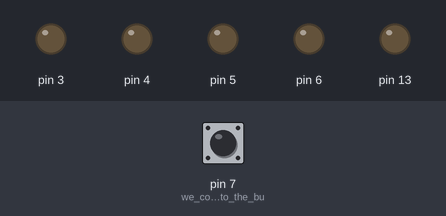
This sketch was run on a simulated Arduino Uno, built with avr-gcc and run on an emulated ATmega328P. Parts: output pins drawn as LEDs (lit = HIGH). Dashed ring = blinking. The inputs (shaded band) are chosen by the test bench; at power-on: pin 7 (we_connect_this_to_the_bu) HIGH. What the sketch prints to the serial monitor is not drawn.

Above: at 1.2 s.
1.3 s: pin 7 (we_connect_this_to_the_bu) pulled LOW for 0.15 s
At 2.7 s:
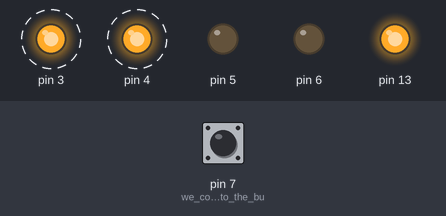
4.3 s: pin 7 (we_connect_this_to_the_bu) pulled LOW for 3.2 s
At 9.7 s:
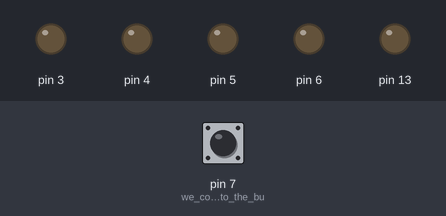
9.8 s: pin 7 (we_connect_this_to_the_bu) pulled LOW for 1 s
At 12.2 s:
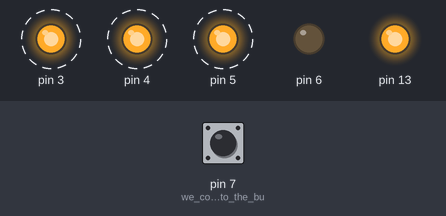
Timing chart, 0 to 15.3 s (numbered marks = the images above; inputs shaded):
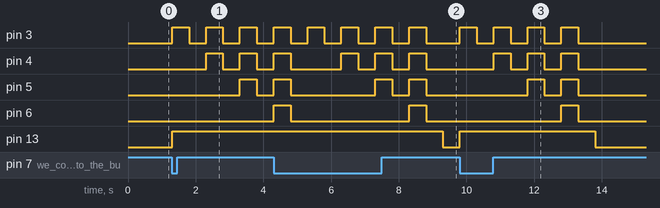

Measured:
- after the input at 1.3 s, pin 3: alternates HIGH for 0.50 s and LOW for 0.50 s, starting at once; pin 4: alternates HIGH for 0.50 s and LOW for 0.50 s, starting after 1.0 s; pin 5: LOW → HIGH after 2.0 s, → LOW 0.50 s later; pin 13: LOW → HIGH at once
- after the input at 4.3 s, pin 13: HIGH → LOW after 5.0 s instead of 1.0 s
- after the input at 9.8 s, pin 3: alternates HIGH for 0.50 s and LOW for 0.50 s, 8 changes in all, then stays LOW, starting at once; pin 4: alternates HIGH for 0.50 s and LOW for 0.50 s, 6 changes in all, then stays LOW, starting after 1.0 s
- by itself, pin 6: alternates HIGH for 0.50 s and LOW for 3.5 s

The sketch:

internal_pull_up_button.ino
```cpp
// Script to blink an LEDs from a button
// By Kody Kinzie, Null Byte 2019

// Variable definitions
const int bLED = 3;
const int gLED = 4;
const int rLED = 5;
const int wLED = 6;
int onDelay = 500;
int offDelay = 500;
bool boolState = 1;

//Blink pattern functions

void blue(){
  digitalWrite(3, HIGH);
}
void green(){
  digitalWrite(4, HIGH);
}
void red(){
  digitalWrite(5, HIGH);
}
void white(){
  digitalWrite(6, HIGH);
}
void alloff(){ // we use a little loop to turn off all pins from 1 to 6 so we can run it between color functions.
    for (int i = 3; i <= 6; i++) { // By adding this function, the colors can be stacked on top of eachother!
      digitalWrite(i, LOW); // Turn the pin off, i is which round of the loop we are on, starting at 1 and going to 6
    }
}

void spacer(){ // This is to turn off all the pins. We can adjust the delay to change how long they stay on for
  delay(onDelay); // padding because computers are TOO fast
  alloff(); // run our turnoff function in a nice little spacer. Now we are turning it off and can define the length.
  delay(offDelay); // defense against fast computer, but maybe redundant
}

void setup() {
  //start serial connection
  Serial.begin(9600); // now we can see on our computer if this is working
  //configure pin 2 as an input and enable the internal pull-up resistor and other pins for output
  pinMode(7, INPUT_PULLUP); // we connect this to the button and the other end of the button to ground. Now it will read 1 normally, 0 when pressed.
  pinMode(13, OUTPUT);
  pinMode(3, OUTPUT);
  pinMode(4, OUTPUT);
  pinMode(5, OUTPUT);
  pinMode(6, OUTPUT);

}

void loop() {
  int sensorVal = digitalRead(7);  // Read the pushbutton value into a variable
  Serial.println(sensorVal); // Printing the value of the sensor
  if (sensorVal == HIGH) { // checking if the sensor is HIGH, its normal state
    digitalWrite(13, LOW); // Writing to the internal LED pin, LOW, turning it off (if it was on)
  } else { // if the button is connecting the pullup to ground, then we'll see a zero and get this condition
    digitalWrite(13, HIGH); // Turn this right back on here and then do some colors!
    blue();
    spacer();
    blue(), green();
    spacer();
    blue(), green(), red();
    spacer();
    blue(), green(), red(), white();
    spacer();
  }
}
```
